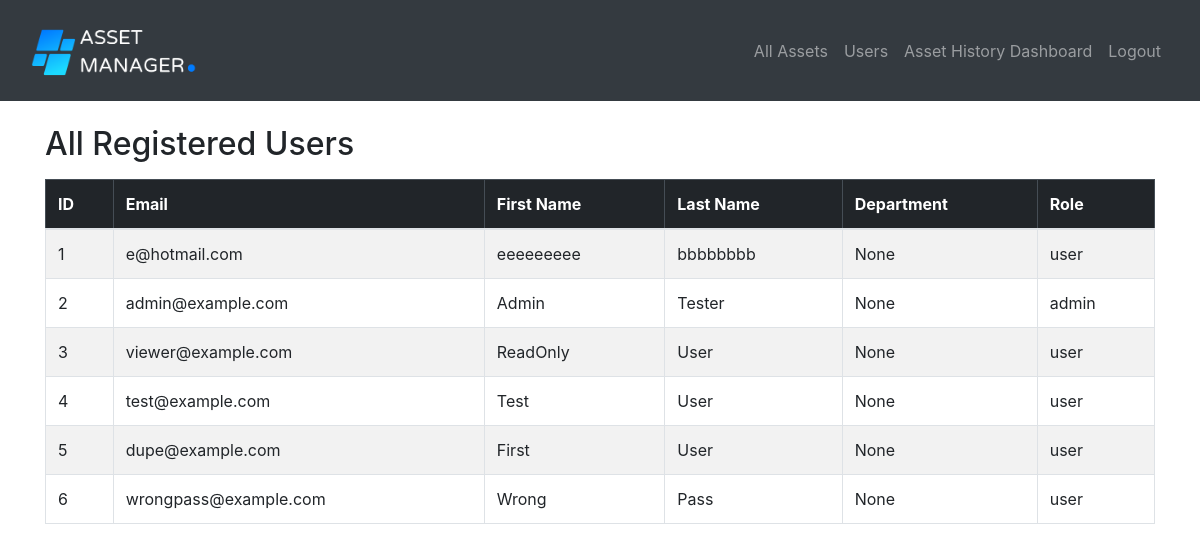
The app's page /users (signed in), older data.
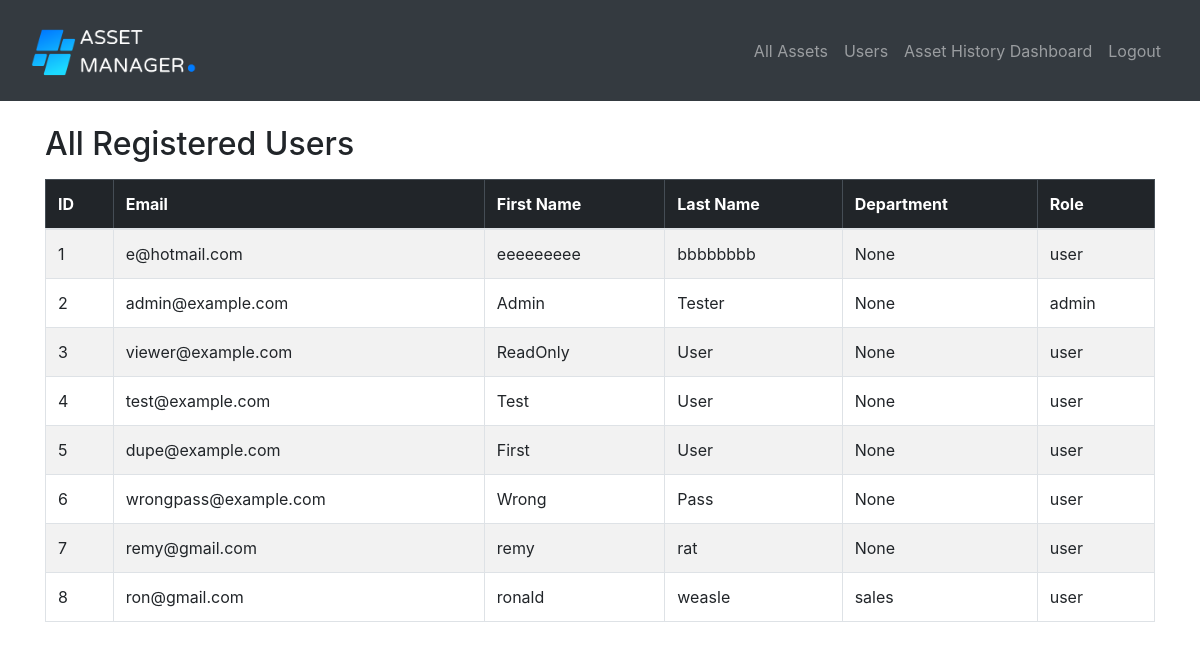
The same page, newer data.
### website/models.py (models this page shows)
class User(db.Model, UserMixin):
    id = db.Column(db.Integer, primary_key=True)
    first_name = db.Column(db.String(150))
    last_name = db.Column(db.String(150))
    email = db.Column(db.String(150), unique=True)
    password = db.Column(db.String(150))
    department = db.Column(db.String(150))
    role = db.Column(db.String(10), nullable=False, default='user')
    created_assets = db.relationship('Asset', foreign_keys='Asset.created_by', backref='creator_user')
    assigned_assets = db.relationship('Asset', foreign_keys='Asset.assigned_to', backref='assignee_user')

### website/views.py (the view)
@views.route('/users')
@login_required
def users():
    from .models import User
    all_users = User.query.all()
    return render_template('users.html', users=all_users)

### website/__init__.py (called while the page is built)
def create_app():
    app = Flask(__name__)
    app.config['SECRET_KEY'] = 'qwertyuiop'
    if 'SQLALCHEMY_DATABASE_URI' not in app.config:
        DB_NAME = os.path.join(os.path.dirname(__file__), 'database.db')
        app.config['SQLALCHEMY_DATABASE_URI'] = f'sqlite:///{DB_NAME}'
    db.init_app(app)
    from .views import views
    from .auth import auth
    app.register_blueprint(views, url_prefix='/')
    app.register_blueprint(auth, url_prefix='/')
    from .models import User, Asset
    create_database(app)
    login_manager = LoginManager()
    login_manager.login_view = 'auth.login'
    login_manager.init_app(app)
    @login_manager.user_loader
    def load_user(id):
        return User.query.get(int(id))
    return app

### website/templates/users.html (shortened to what this page needs)
{% extends "base.html" %}
{% block content %}
<h2 class="mt-4 mb-3">All Registered Users</h2>
<table class="table table-bordered table-striped">
  <thead class="table-dark">
    <tr>
      <th>ID</th>
      <th>Email</th>
      <th>First Name</th>
      <th>Last Name</th>
      <th>Department</th>
      <th>Role</th>
    </tr>
  </thead>
  <tbody>
    {% for user in users %}
    <tr>
      <td>{{ user.id }}</td>
      <td>{{ user.email }}</td>
      <td>{{ user.first_name }}</td>
      <td>{{ user.last_name }}</td>
      <td>{{ user.department }}</td>
      <td>{{ user.role }}</td>
    </tr>
    {% endfor %}
  </tbody>
</table>
{% endblock %}

Row changes from the older to the newer data that the page shows:
added User: id "7", email "remy@gmail.com", first_name "remy", last_name "rat", department "None", role "user"
added User: id "8", email "ron@gmail.com", first_name "ronald", last_name "weasle", department "sales", role "user"
